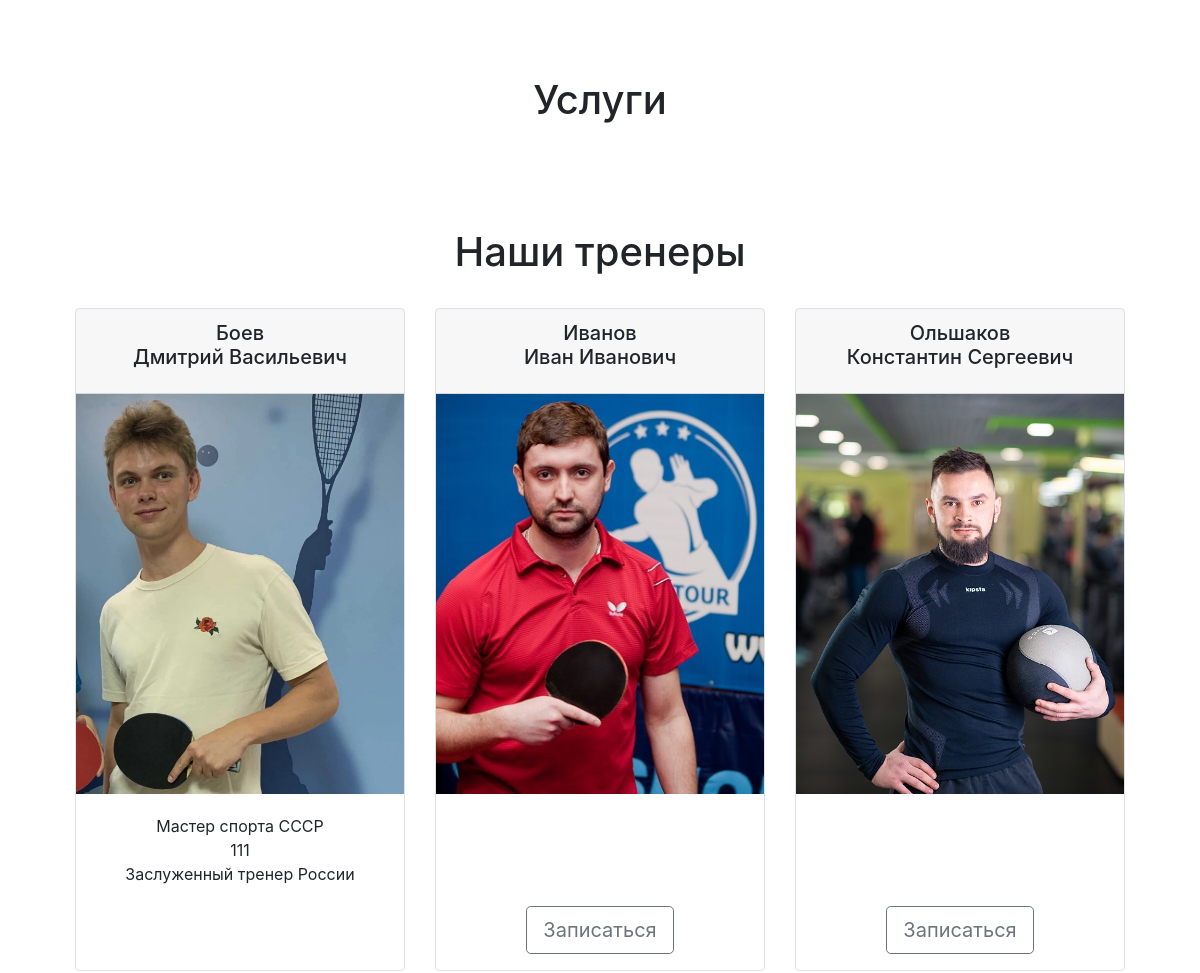
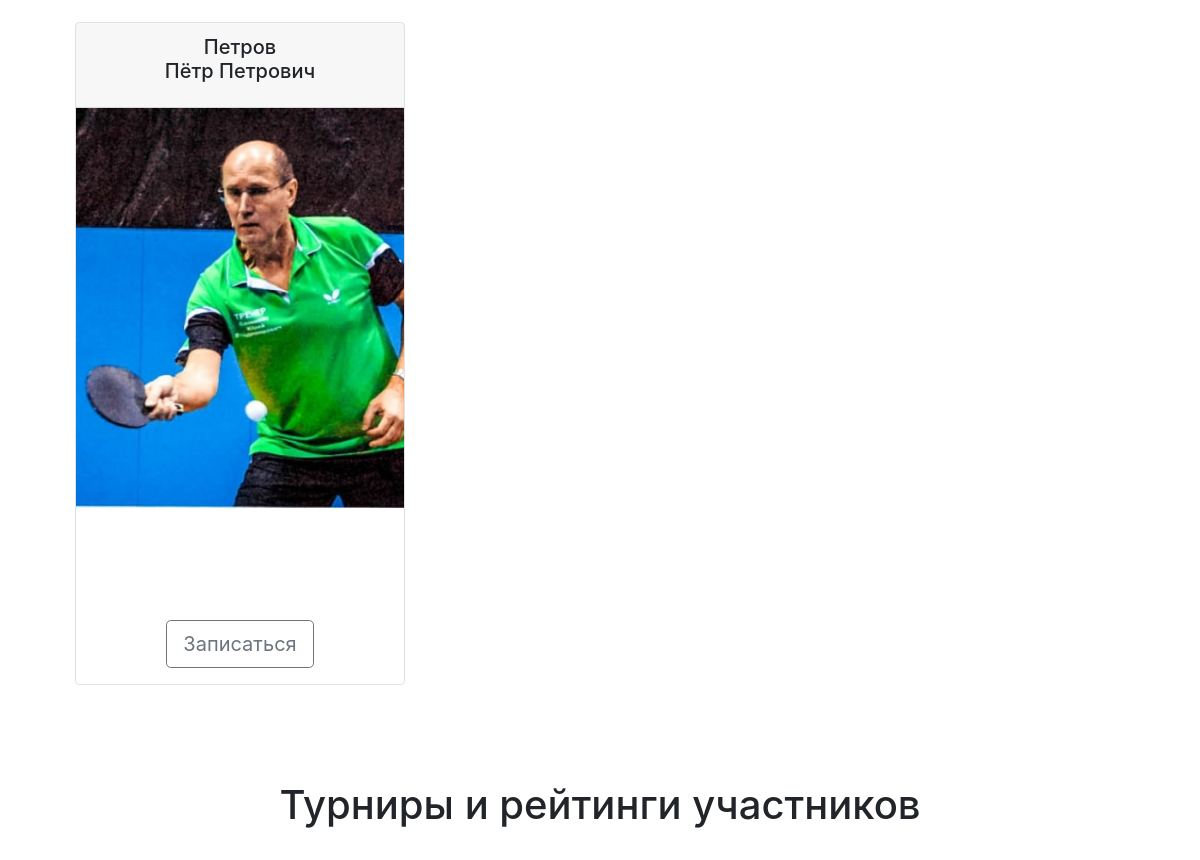
Page /competitionlistview/1/registration (signed in, middle part) on the earlier database version (2 pictures, top to bottom).
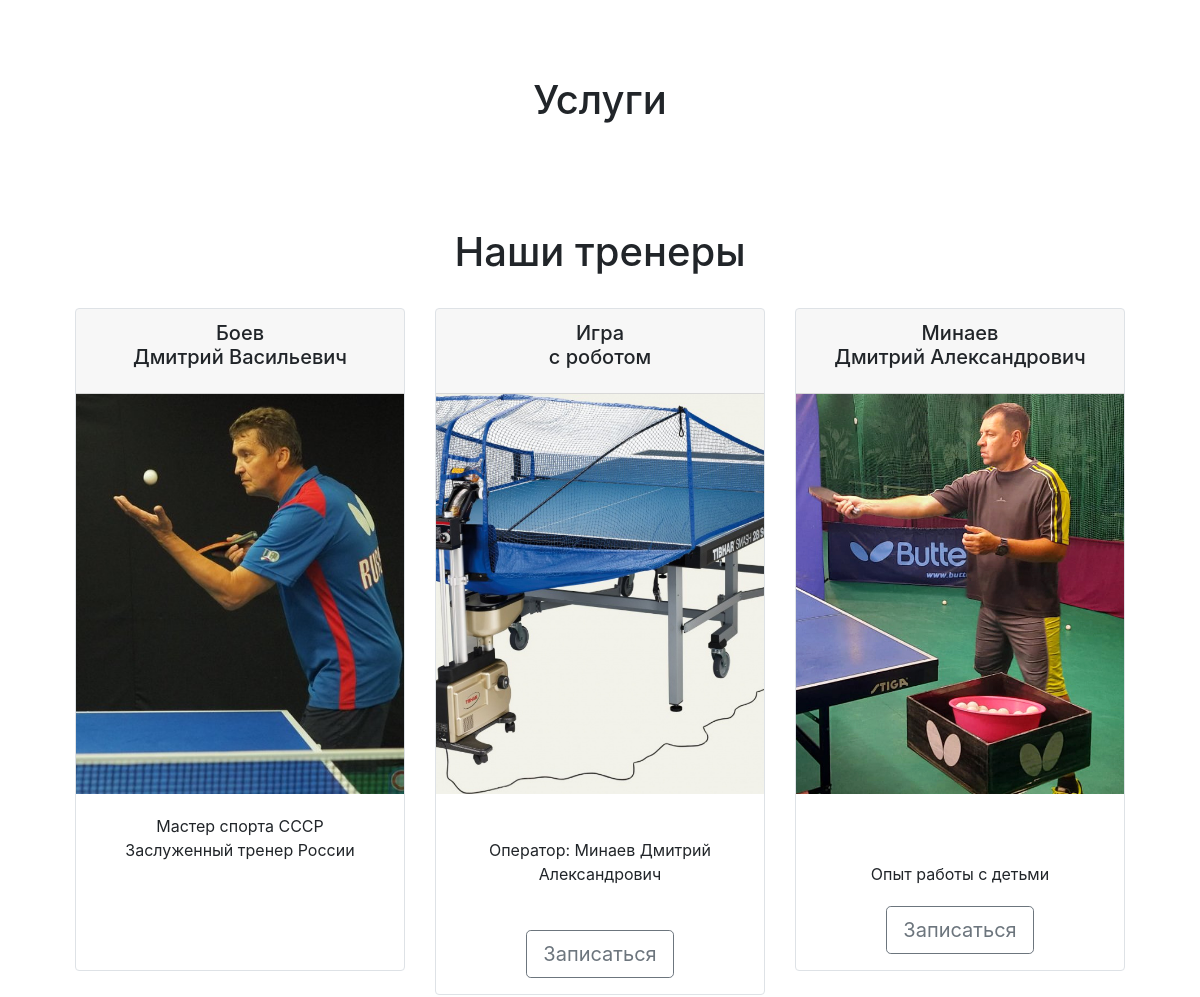
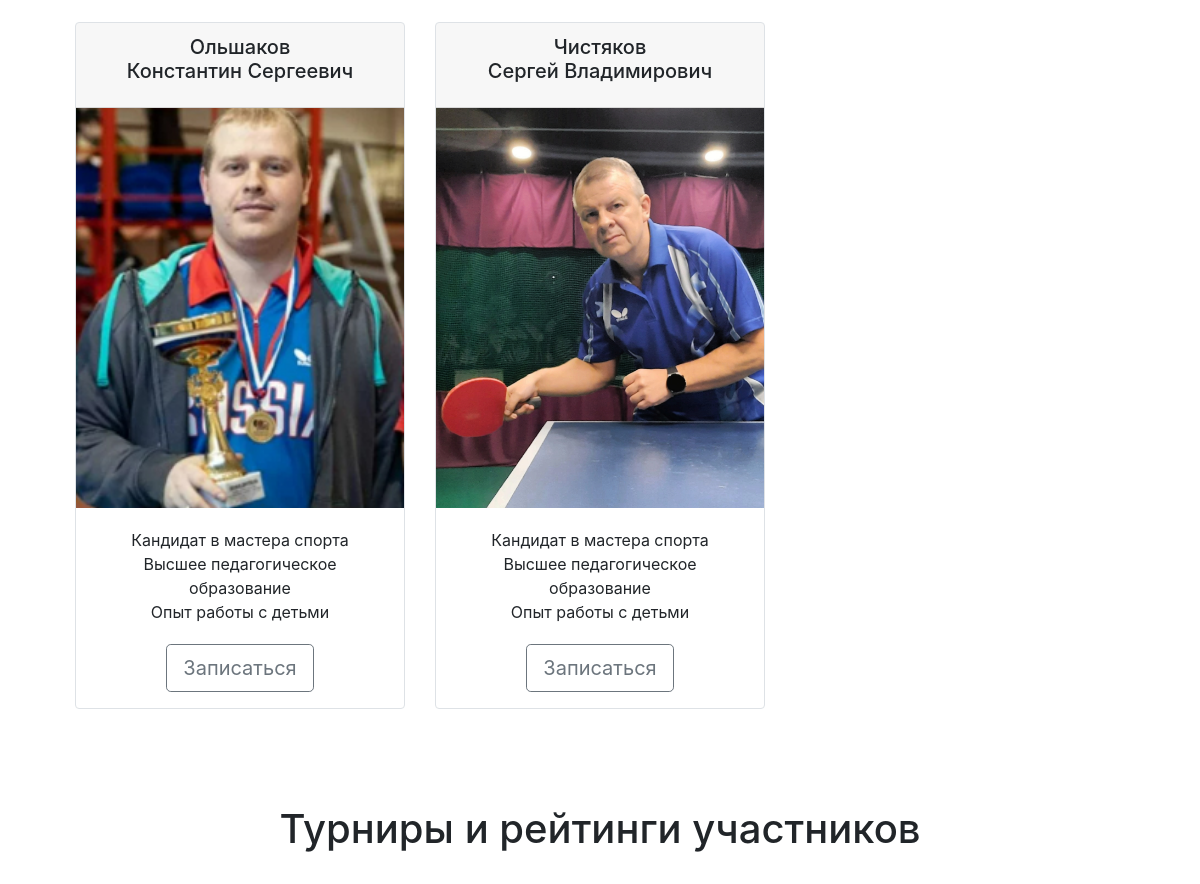
Same page on the later database version (2 pictures, top to bottom).
### main/models.py (models this page shows)
class Trener(models.Model):
    surname = models.CharField(max_length=32, verbose_name='Фамилия')
    name = models.CharField(max_length=16, verbose_name='Имя')
    patronymic = models.CharField(max_length=32, verbose_name='Отчество')
    phone_number = models.CharField(max_length=45, verbose_name='Номер телефона')
    email = models.EmailField(verbose_name='e-mail')
    image = models.ImageField(null=True, verbose_name='Фото')
    price = models.DecimalField(verbose_name='Стоимость занятия (руб/час)', max_digits=10, decimal_places=2)
    sports_rank = models.CharField(verbose_name='Спортивныйр азряд', max_length=32, default=" ", blank=True, null=True)
    education = models.TextField(verbose_name='Образование', default=" ", blank=True, null=True)
    peculiarities = models.CharField(verbose_name='Особенности', max_length=32, default=" ", blank=True, null=True)
    is_active = models.BooleanField(verbose_name='Можно ли забронировать', default=True)
    class Meta:
        verbose_name = 'Тренера'
        verbose_name_plural = 'Тренер'
        ordering = ['surname']
    def __str__(self):
        return "{} {} {}".format(self.surname, self.name, self.patronymic)

### main/views.py (the view, shortened to what this page needs)
# urls.py: path('competitionlistview/<int:pk>/registration', CreateRegistrationCompetition, name='competition_registration'),
def CreateRegistrationCompetition(request, pk):
    if request.user.is_authenticated:
        treners = Trener.objects.all()
        forms = OrderForm()
        customer = get_object_or_404(Customer, user=request.user)
        competition = get_object_or_404(Competition, pk=pk)
        try:
            RegistrationCompetition.objects.get(customerID=customer, competitionID=competition)
            return render(request, 'main/index.html',
                          {'Mainmessage': 'Внимание! ', 'alerttype': 'warning', 'form': forms, 'treners': treners,
                           'flag': 1, 'message': 'Вы уже зарегистрировались на соревнование.'})
        except main.models.RegistrationCompetition.MultipleObjectsReturned:
            return render(request, 'main/index.html',
                          {'Mainmessage': 'Внимание! ', 'alerttype': 'warning', 'form': forms, 'treners': treners,
                           'flag': 1, 'message': 'Вы зарегистрировались на это соревнование уже несколько раз'})
    return redirect('login')

### main/models.py (called while the page is built)
    def __str__(self):
        return "Стол № {} ({} рублей)".format(self.pk, self.price)

### main/templatetags/form_tags.py (called while the page is built)
@register.simple_tag()
def get_photoes():
    return Photo.objects.all()

@register.simple_tag()
def get_active_photo():
    return Photo.objects.all()[0]

### templates/main/index.html (shortened to what this page needs)
{% extends 'base.html' %}
{% load static %}
{% block content %}
{% load form_tags %}
<div class="container">
  <div class="container" id="servises">
    <div class="container text-center">
      <div class="row">
        <div class="col"><br><br><br>
          <h1>Услуги</h1>
        </div>
      </div>
    </div><br>
  </div>
  <div class="container" id="treners">
    <div class="container text-center">
      <div class="row">
        <div class="col"><br><br><br>
          <h1 id="treners">Наши тренеры</h1>
        </div>
      </div>
    </div><br>
    <div class="container-fluid">
      <div class="row row-cols-1 row-cols-sm-2 row-cols-md-3 g-3">
        {% for trener in treners %}
          <div class="col-lg-4" >
            <div class="card mb-4 border border-2 rounded">
              <div class="card-header text-center">
                <h5 class="card-title">{{ trener.surname }}<br>
                  {{ trener.name }} {{ trener.patronymic }}
                </h5>
              </div>
              <div class="article-image" width="100" height="225" style="background:url({{ trener.image.url }})"></div>
              <div class="card-body">
                <p class="card-text text-center">
                  {% if trener.sports_rank %}
                  {{ trener.sports_rank }}<br>
                  {% else %}<br>
                  {% endif %}
                  {% if trener.education %}
                  {{ trener.education }}<br>
                  {% else %}<br>
                  {% endif %}
                  {% if trener.peculiarities %}
                  {{ trener.peculiarities }}<br>
                  {% else %}<br>
                  {% endif %}
                </p>
              </div>
              <div class="text-center mb-3">
                {% if trener.is_active %}
                <button class="btn btn-lg btn-outline-secondary "  onclick="f1({{ trener.id }})">Записаться</button>
                {% else %}<br><br>
                {% endif %}
              </div>
            </div>
          </div>
        {% endfor %}
      </div>
    </div>
  </div>
  <div class="container" id="tournament">
    <div class="container text-center">
      <div class="row">
        <div class="col"><br><br><br>
          <h1>Турниры и рейтинги участников</h1>
        </div>
      </div><br>
    </div>
  </div>
        {% get_photoes as photoes %}
          {% get_active_photo as  active_photo%}
</div>
{% endblock %}

### templates/base.html (shortened to what this page needs)
{% load static %}
<!DOCTYPE html>
<html>
  <head>
    <link rel="stylesheet" href="{% static 'css/bootstrap.min.css' %}"/>
    <link rel="stylesheet" href="{% static 'css/our-css.css' %}"/>
  </head>
  <body>
    <br><br><br><br>
          {% block content %}
          {% endblock %}
  </body>
</html>

### static/css/our-css.css (style rules this page uses)
* { margin: 0; padding: 0; }
.article-image { height: 400px; width: 100%; background-size: cover !important; background-position: center !important; }

Differences in the rows shown:
removed Trener: surname "Иванов", name "Иван", patronymic "Иванович", image (picture)
removed Trener: surname "Петров", name "Пётр", patronymic "Петрович", image (picture)
changed Trener "Боев": image: a different picture; education "111" → "Заслуженный тренер России"; peculiarities "Заслуженный тренер России" → (not shown)
added Trener: surname "Игра", name "с", patronymic "роботом", image (picture), education "Оператор: Минаев Дмитрий Александрович"
added Trener: surname "Минаев", name "Дмитрий", patronymic "Александрович", image (picture), peculiarities "Опыт работы с детьми"
changed Trener "Ольшаков": image: a different picture; sports_rank (not shown) → "Кандидат в мастера спорта"; education (not shown) → "Высшее педагогическое образование"; peculiarities (not shown) → "Опыт работы с детьми"
added Trener: surname "Чистяков", name "Сергей", patronymic "Владимирович", image (picture), sports_rank "Кандидат в мастера спорта", education "Высшее педагогическое образование", peculiarities "Опыт работы с детьми"
